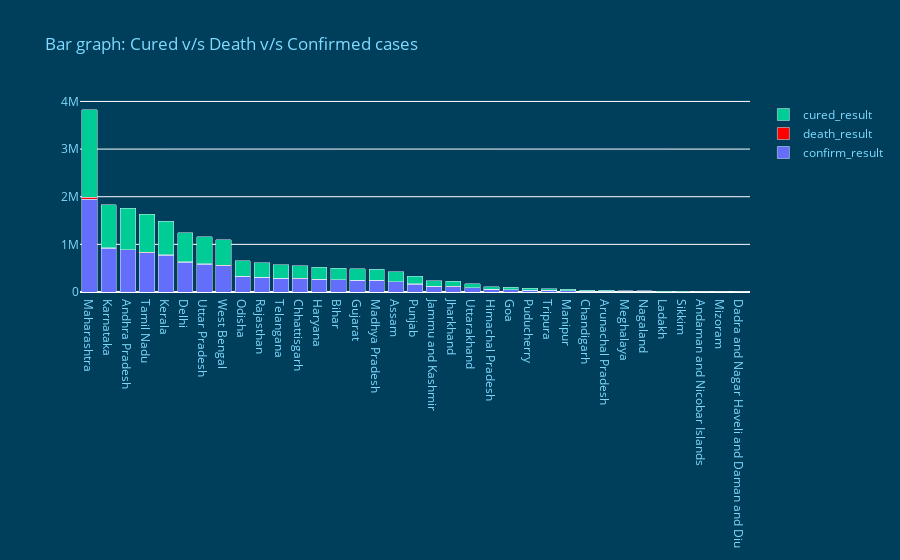

Here is the notebook cell this chart was saved with:
### Code cell
fig4=go.Figure(data=[go.Bar(name='confirm_result',x=in_states,y=confirm_values),
                    go.Bar(name='death_result',x=in_states,y=death_result,marker=dict(color='#FF0000')),
                    go.Bar(name='cured_result',x=in_states,y=cure_result),
                      ])
fig4.update_layout(barmode='stack',title='Bar graph: Cured v/s Death v/s Confirmed cases',
                  plot_bgcolor='#003f5c',
                  paper_bgcolor='#003f5c',
                  font_color='#7FDBFF')
fig4.add_trace(go.Bar(marker_color='black'))
fig4.show()

### Figure 1 — Plotly figure (JSON) as saved in the notebook; plotly's stock layout.template omitted (floating-point values rounded to 4 significant figures)
{"data": [{"name": "confirm_result", "type": "bar", "x": ["Maharashtra", "Karnataka", "Andhra Pradesh", "Tamil Nadu", "Kerala", "Delhi", "Uttar Pradesh", "West Bengal", "Odisha", "Rajasthan", "Telangana", "Chhattisgarh", "Haryana", "Bihar", "Gujarat", "Madhya Pradesh", "Assam", "Punjab", "Jammu and Kashmir", "Jharkhand", "Uttarakhand", "Himachal Pradesh", "Goa", "Puducherry", "Tripura", "Manipur", "Chandigarh", "Arunachal Pradesh", "Meghalaya", "Nagaland", "Ladakh", "Sikkim", "Andaman and Nicobar Islands", "Mizoram", "Dadra and Nagar Haveli and Daman and Diu"], "y": [1942136, 921938, 883082, 820712, 775853, 626872, 587434, 554975, 330309, 309319, 287502, 282368, 263068, 253934, 247228, 244026, 216304, 167219, 121653, 115529, 91544, 55686, 51295, 38224, 33279, 28243, 19881, 16732, 13460, 11929, 9550, 5920, 4948, 4211, 3365]}, {"marker": {"color": "#FF0000"}, "name": "death_result", "type": "bar", "x": ["Maharashtra", "Karnataka", "Andhra Pradesh", "Tamil Nadu", "Kerala", "Delhi", "Uttar Pradesh", "West Bengal", "Odisha", "Rajasthan", "Telangana", "Chhattisgarh", "Haryana", "Bihar", "Gujarat", "Madhya Pradesh", "Assam", "Punjab", "Jammu and Kashmir", "Jharkhand", "Uttarakhand", "Himachal Pradesh", "Goa", "Puducherry", "Tripura", "Manipur", "Chandigarh", "Arunachal Pradesh", "Meghalaya", "Nagaland", "Ladakh", "Sikkim", "Andaman and Nicobar Islands", "Mizoram", "Dadra and Nagar Haveli and Daman and Diu"], "y": [49666, 12107, 7115, 12156, 3142, 10585, 8387, 9792, 1936, 2705, 1549, 3400, 2917, 1405, 4318, 3641, 1052, 5376, 1886, 1035, 1522, 932, 741, 633, 382, 357, 320, 56, 139, 79, 127, 129, 62, 8, 2]}, {"name": "cured_result", "type": "bar", "x": ["Maharashtra", "Karnataka", "Andhra Pradesh", "Tamil Nadu", "Kerala", "Delhi", "Uttar Pradesh", "West Bengal", "Odisha", "Rajasthan", "Telangana", "Chhattisgarh", "Haryana", "Bihar", "Gujarat", "Madhya Pradesh", "Assam", "Punjab", "Jammu and Kashmir", "Jharkhand", "Uttarakhand", "Himachal Pradesh", "Goa", "Puducherry", "Tripura", "Manipur", "Chandigarh", "Arunachal Pradesh", "Meghalaya", "Nagaland", "Ladakh", "Sikkim", "Andaman and Nicobar Islands", "Mizoram", "Dadra and Nagar Haveli and Daman and Diu"], "y": [1836999, 898919, 872897, 800429, 707244, 611243, 565731, 534737, 326209, 297819, 280565, 268988, 257261, 248210, 233760, 231533, 212129, 158482, 116792, 112893, 84461, 52876, 49653, 37233, 32786, 26782, 19280, 16583, 13186, 11533, 9162, 5190, 4846, 4109, 3323]}, {"marker": {"color": "black"}, "type": "bar"}], "layout": {"barmode": "stack", "font": {"color": "#7FDBFF"}, "paper_bgcolor": "#003f5c", "plot_bgcolor": "#003f5c", "title": {"text": "Bar graph: Cured v/s Death v/s Confirmed cases"}}}
